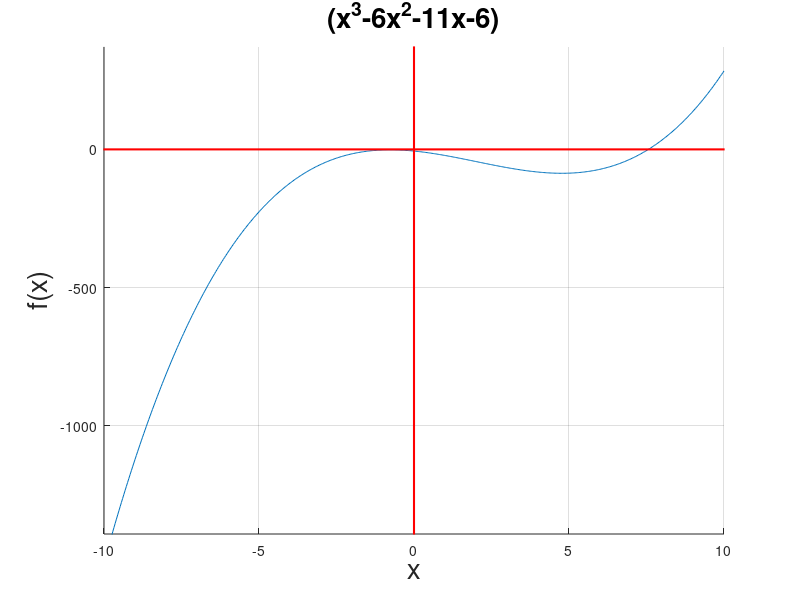

Here is the MATLAB script that generated this plot:
%Octave Script
%School:       Tecnologico de Estudios Superiores de Jilotepec.
%Title:        2.4 Funciones algebraicas: polinomiales y racionales
%Descripcion:  Graficar funciones
%Author:       Angelica Arellano Vilchiz 
%Date:         19/11/2021
%Ejercicio:    6

%Limpiar pantalla
clc
%Limpiar varibles 
clear 
%Valores del polinomio
p=[1 -6 -11 -6]
%Raices
roots(p) 
disp('La raiz de nuestra funcion es: 7.56');
disp('Esta funcion es polinomial');
disp('El punto donde f(x)=0 es: (7.56,0)');
%Graficacion
hold on;
grid on;
  ezplot('x.^3-6*x.^2-11*x-6',[-10 10])
  a=[-10000 10000];
  b=a-a;
  plot (a,b,'r','linewidth',1.5)
  plot (b,a,'r','linewidth',1.5)
hold off;
%Titulo y ejes
title("(x^3-6x^2-11x-6)",'FontSize',20);
xlabel("x",'FontSize',20);
ylabel("f(x)",'FontSize',20); 